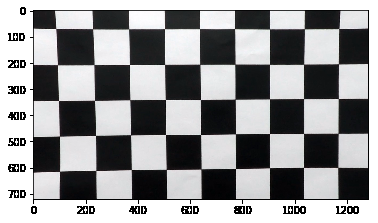
#> input picture images/calibrated_chessboard.png, 378 x 223 px
$ python -i lane_lines.py   (imports and definitions only)   (older library calls are emulated)
#> lines starting #> are read from the running program, lines starting #| are printed output that depends on the picture; after the words box and inside, x2 and y2 are one past the last pixel; in counts of white or black regions, pixels touching at a corner belong together
#> further down, picture is the input picture: shape (223, 378, 3); mean B, G, R 151, 149.8, 149.4
import numpy as np
import cv2
import matplotlib.pyplot as plt
import matplotlib.image as mpimg
import glob
# Import everything needed to edit/save/watch video clips
from moviepy.editor import VideoFileClip

# [1 line not run here, left out]


class Line():
    def __init__(self):
        self.N = 10
        self.detected_q = False  # line detected in last frame
        self.xfit_q = []         # previous fit points
        self.avgx = None         # average x values in previous fit
        self.poly = np.zeros((self.N, 3))   # average polynomial coeffs
        self.poly_idx = 0
        self.fit_q = [np.array([False])]
        self.radius = np.zeros((1,self.N))  # last N radius values (circular buffer)
        self.radius_idx = 0
        self.diffs = np.array([0,0,0], dtype='float')  # difference in fit coeffs
        self.allx = None  # line pixel x values
        self.ally = None  # line pixel y values
        self.draw_red = False
    def push_poly(self, poly):
        self.poly[self.poly_idx, :] = poly
        self.poly_idx = (self.poly_idx + 1) % self.N
    # [10 lines left out: functions get_avg_poly, fit_avg_poly, not called in this run]
    def push_radius(self, r):
        self.radius[0, self.radius_idx] = r
        self.radius_idx = (self.radius_idx + 1) % self.N
    # [5 lines left out: function get_avg_radius, not called in this run]


# Camera calibration
def calibrate():
    nx = 9  # corners on chessboard
    ny = 6

    fnames = glob.glob('camera_cal/calibration*.jpg')

    # object points; prepare as in lecture
    objp = np.zeros((nx * ny, 3), np.float32)
    # -- note [:,:2] means [:,0:2]
    # -- note T means transpose
    # -- note reshape is from (6, 9, 2), transposed, to (54, 2)
    objp[:,:2] = np.mgrid[0:nx, 0:ny].T.reshape(-1, 2)  # x,y coordinates

    img_points = []
    obj_points = []
    for fname in fnames:
        img = cv2.imread(fname)
        gray = cv2.cvtColor(img, cv2.COLOR_BGR2GRAY)
        ret, corners = cv2.findChessboardCorners(gray, (nx, ny), None)
        if ret == True:
            img_points.append(corners)
            obj_points.append(objp)
            #cv2.drawChessboardCorners(img, (nx, ny), corners, ret)
    ret, mtx, dist, rvecs, tvecs = cv2.calibrateCamera(obj_points, img_points, img.shape[0:2], None, None)
    return mtx, dist


def frame_to_binary(img):
    # Image Thresholding
    # -- compute Sobel gradients
    # -- select the Saturation component in HLS color space
    # -- apply AND'd threshold mixing gradient and S
    # ---- gradient filters for vertical orientation
    # ---- S has superior lighting invariance vs grayscale threshold per lecture

    R = img[:,:,2]
    bgr_thresh = [75, 255]
    r_binary = np.zeros_like(R)
    r_binary[(R >= bgr_thresh[0]) & (R <= bgr_thresh[1])] = 1
    hls = cv2.cvtColor(img, cv2.COLOR_BGR2HLS)
#> hls: shape (223, 378, 3); mean of channels 0, 1, 2 83.2, 150.1, 15.8
    S = hls[:,:,2]
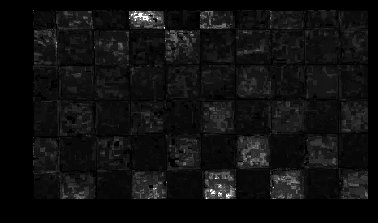
#> S: shape (223, 378); min 0, max 255, mean 15.8
    hls_thresh = [125, 255]
    s_binary = np.zeros_like(S)
    s_binary[(S >= hls_thresh[0]) & (S <= hls_thresh[1])] = 1

    gray = cv2.cvtColor(img, cv2.COLOR_BGR2GRAY)
    sobel_x = cv2.Sobel(gray, cv2.CV_64F, 1, 0, ksize=15)
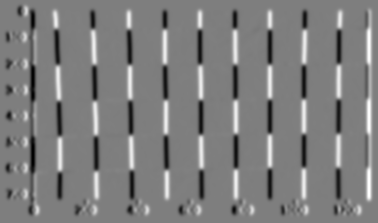
#> sobel_x: shape (223, 378) float64; min -6.89e+09, max 6.99e+09, mean 0; drawn with min black and max white
    sobel_y = cv2.Sobel(gray, cv2.CV_64F, 0, 1, ksize=15)
    abs_sobel_x = np.absolute(sobel_x)
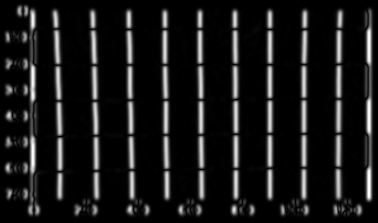
#> abs_sobel_x: shape (223, 378) float64; min 0, max 6.99e+09, mean 712616290.2; drawn with min black and max white
    abs_sobel_y = np.absolute(sobel_y)
    arc = np.arctan2(abs_sobel_y, abs_sobel_x)
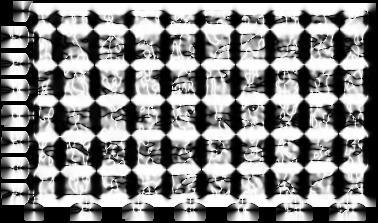
#> arc: shape (223, 378) float64; min 0, max 1.57, mean 0.828; drawn with min black and max white
    arc_scaled = np.uint8(255*arc/np.max(arc))
    dir_thresh = [0.9, 1.1]
    dir_binary = np.zeros_like(arc)
    dir_binary[(arc >= dir_thresh[0]) & (arc <= dir_thresh[1])] = 1

    sobel_y = cv2.Sobel(gray, cv2.CV_64F, 0, 1, ksize=5)
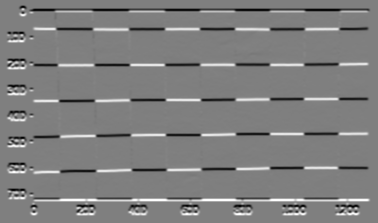
#> sobel_y: shape (223, 378) float64; min -12240, max 12240, mean 0; drawn with min black and max white
    abs_sobel_y = np.absolute(sobel_y)
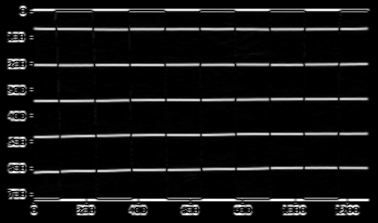
#> abs_sobel_y: shape (223, 378) float64; min 0, max 12240, mean 938.8; drawn with min black and max white
    scaled_sobel = np.uint8(255 * abs_sobel_y / np.max(abs_sobel_y))
    sobel_thresh = [100, 255]
    sy_binary = np.zeros_like(arc)
    sy_binary[(scaled_sobel >= sobel_thresh[0]) & (scaled_sobel <= sobel_thresh[1])] = 1

    binary = np.zeros_like(S)
    binary[((r_binary == 1) & (s_binary == 1)) | ((sy_binary == 1) & (dir_binary == 1))] = 1
    #color_binary = np.dstack((binary, s_binary, np.zeros_like(dir_binary)))
    return binary


# [225 lines left out: functions get_warp, find_lines, process_image, not called in this run]


left_line = Line()
right_line = Line()
# [1 line that did not run here, left out]

# [5 lines left out: function main, not called in this run]


# [3 lines not run here, left out]

>>> import cv2
>>> picture = cv2.imread('images/calibrated_chessboard.png')
>>> result = frame_to_binary(picture)
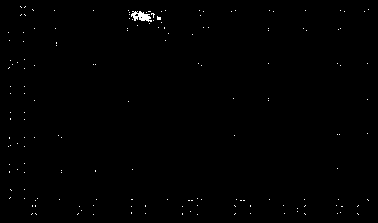
#> result: shape (223, 378); values 0 (black) and 1 (white), 0.42% white in thin lines or dots, all inside (x1, y1, x2, y2) = (8, 6, 369, 215)

$ run again, on images/lines.png
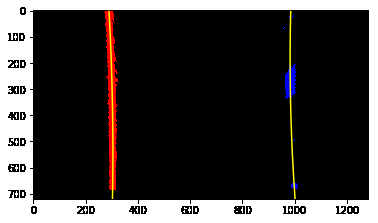
#> input picture images/lines.png, 378 x 223 px
#> picture is the input picture: shape (223, 378, 3); mean B, G, R 58.4, 59.2, 62.5
#> hls: shape (223, 378, 3); mean of channels 0, 1, 2 0.7, 60.5, 6.3
#> in frame_to_binary, `sobel_y = cv2.Sobel(gray, cv2.CV_64F, 0, 1, ksize=5)`:
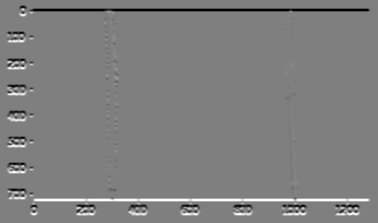
#> sobel_y: shape (223, 378) float64; min -12240, max 12240, mean 0; drawn with min black and max white
#> `result = frame_to_binary(picture)`:
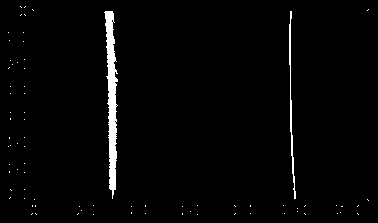
#> result: shape (223, 378); values 0 (black) and 1 (white), 2.1% white; 77 white regions (75 under 20 px), largest, box (x1, y1, x2, y2) and area: (104, 11, 118, 199) 1378, (289, 11, 296, 199) 324

$ run again, on images/overlay1.png
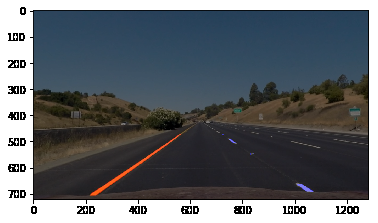
#> input picture images/overlay1.png, 378 x 223 px
#> picture is the input picture: shape (223, 378, 3); mean B, G, R 106.7, 101.6, 96.7
#> hls: shape (223, 378, 3); mean of channels 0, 1, 2 64.1, 101.6, 40.5
#> in frame_to_binary, `sobel_y = cv2.Sobel(gray, cv2.CV_64F, 0, 1, ksize=5)`:
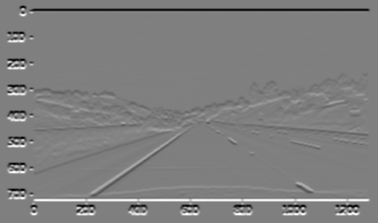
#> sobel_y: shape (223, 378) float64; min -12240, max 12240, mean 0; drawn with min black and max white
#> `result = frame_to_binary(picture)`:
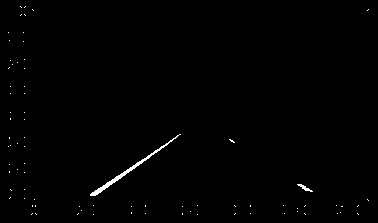
#> result: shape (223, 378); values 0 (black) and 1 (white), 0.58% white in thin lines or dots, all inside (x1, y1, x2, y2) = (8, 6, 369, 215)
